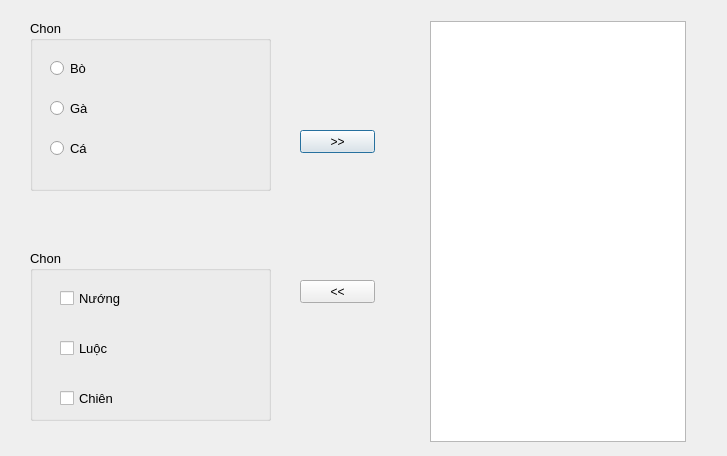
<?xml version="1.0" encoding="UTF-8"?>
<ui version="4.0">
 <class>Dialog</class>
 <widget class="QDialog" name="Dialog">
  <property name="geometry">
   <rect>
    <x>0</x>
    <y>0</y>
    <width>727</width>
    <height>456</height>
   </rect>
  </property>
  <property name="windowTitle">
   <string>Dialog</string>
  </property>
  <widget class="QGroupBox" name="groupBox">
   <property name="geometry">
    <rect>
     <x>30</x>
     <y>20</y>
     <width>241</width>
     <height>171</height>
    </rect>
   </property>
   <property name="font">
    <font>
     <pointsize>10</pointsize>
    </font>
   </property>
   <property name="title">
    <string>Chon</string>
   </property>
   <widget class="QRadioButton" name="radioButton">
    <property name="geometry">
     <rect>
      <x>20</x>
      <y>40</y>
      <width>82</width>
      <height>17</height>
     </rect>
    </property>
    <property name="text">
     <string>Bò</string>
    </property>
   </widget>
   <widget class="QRadioButton" name="radioButton_2">
    <property name="geometry">
     <rect>
      <x>20</x>
      <y>80</y>
      <width>82</width>
      <height>17</height>
     </rect>
    </property>
    <property name="text">
     <string>Gà</string>
    </property>
   </widget>
   <widget class="QRadioButton" name="radioButton_3">
    <property name="geometry">
     <rect>
      <x>20</x>
      <y>120</y>
      <width>82</width>
      <height>17</height>
     </rect>
    </property>
    <property name="text">
     <string>Cá</string>
    </property>
   </widget>
  </widget>
  <widget class="QGroupBox" name="groupBox_2">
   <property name="geometry">
    <rect>
     <x>30</x>
     <y>250</y>
     <width>241</width>
     <height>171</height>
    </rect>
   </property>
   <property name="font">
    <font>
     <pointsize>10</pointsize>
    </font>
   </property>
   <property name="title">
    <string>Chon</string>
   </property>
   <widget class="QCheckBox" name="checkBox">
    <property name="geometry">
     <rect>
      <x>30</x>
      <y>40</y>
      <width>70</width>
      <height>17</height>
     </rect>
    </property>
    <property name="text">
     <string>Nướng</string>
    </property>
   </widget>
   <widget class="QCheckBox" name="checkBox_2">
    <property name="geometry">
     <rect>
      <x>30</x>
      <y>90</y>
      <width>70</width>
      <height>17</height>
     </rect>
    </property>
    <property name="text">
     <string>Luộc</string>
    </property>
   </widget>
   <widget class="QCheckBox" name="checkBox_3">
    <property name="geometry">
     <rect>
      <x>30</x>
      <y>140</y>
      <width>70</width>
      <height>17</height>
     </rect>
    </property>
    <property name="text">
     <string>Chiên</string>
    </property>
   </widget>
  </widget>
  <widget class="QPushButton" name="pushButton">
   <property name="geometry">
    <rect>
     <x>300</x>
     <y>130</y>
     <width>75</width>
     <height>23</height>
    </rect>
   </property>
   <property name="text">
    <string>&gt;&gt;</string>
   </property>
  </widget>
  <widget class="QPushButton" name="pushButton_2">
   <property name="geometry">
    <rect>
     <x>300</x>
     <y>280</y>
     <width>75</width>
     <height>23</height>
    </rect>
   </property>
   <property name="text">
    <string>&lt;&lt;</string>
   </property>
  </widget>
  <widget class="QListWidget" name="listWidget">
   <property name="geometry">
    <rect>
     <x>430</x>
     <y>21</y>
     <width>256</width>
     <height>421</height>
    </rect>
   </property>
   <property name="font">
    <font>
     <pointsize>10</pointsize>
    </font>
   </property>
   <property name="selectionMode">
    <enum>QAbstractItemView::MultiSelection</enum>
   </property>
  </widget>
 </widget>
 <resources/>
 <connections/>
</ui>
